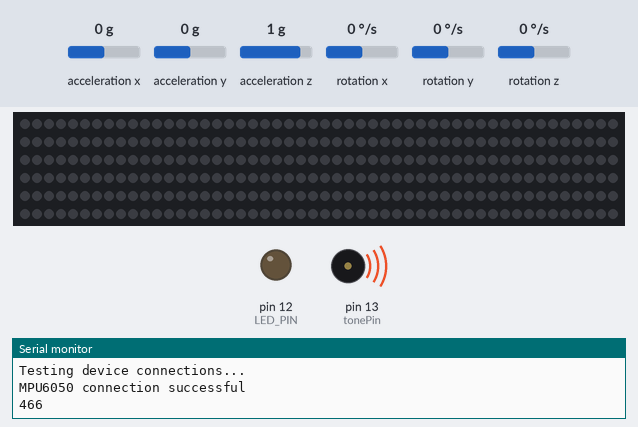
This sketch was run on a simulated Arduino Uno, built with avr-gcc and run on an emulated ATmega328P. Parts: 300 RGB LEDs in strip order, left to right, continuing on the next row, output pins drawn as LEDs (lit = HIGH), buzzer (waves = sounding), the last lines printed to the serial monitor. Inputs (shaded band) come from the test bench; at power-on: acceleration x 0 g, acceleration y 0 g, acceleration z 1 g, rotation x 0 °/s, rotation y 0 °/s, rotation z 0 °/s. Dim RGB values are drawn brighter than linear; the strip is taken to match the declared colour order.

Above: at 0.1 s.
At 7.3 s:
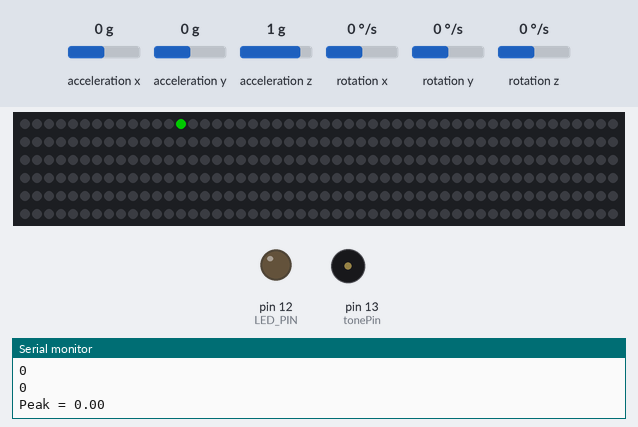
Timing chart, 0 to 8.8 s (numbered marks = the images above):
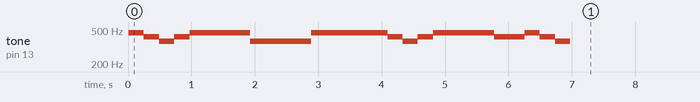

The sketch:

PianoPlayingAssistor.ino
```cpp
// A fun sketch to demonstrate the use of the tone() function written by Brett Hagman.

// This plays RTTTL (RingTone Text Transfer Language) songs using the
// now built-in tone() command in Wiring and Arduino.
// Written by Brett Hagman
// http://www.roguerobotics.com/

// To play the output on a small speaker (i.e. 8 Ohms or higher), simply use
// a 1K Ohm resistor from the output pin to the speaker, and connect the other
// side of the speaker to ground.

// You can get more RTTTL songs from
// http://code.google.com/p/rogue-code/wiki/ToneLibraryDocumentation

//const int tonePin = 27;  // for rEDI board

#include "I2Cdev.h"
#include "MPU6050.h"
#include "arduinoFFT.h"
#include <Adafruit_NeoPixel.h>

#ifdef __AVR__
  #include <avr/power.h>
#endif

#if I2CDEV_IMPLEMENTATION == I2CDEV_ARDUINO_WIRE
  #include "Wire.h"
#endif

MPU6050 accelgyro;

int16_t ax, ay, az;


const int tonePin = 13;  // arbitrary for arduino boards, set this to whatever you want

#define OCTAVE_OFFSET 0
#define SONGLENGTH    36
#define PIN 6
#define NUMPIXELS 300
#define OUTPUT_READABLE_ACCELGYRO

#define SAMPLES 64              //Must be a power of 2
#define SAMPLING_FREQUENCY 1000 //Hz, must be less than 10000 due to ADC
arduinoFFT FFT = arduinoFFT();

unsigned int sampling_period_us;
unsigned long microseconds;

double vReal[SAMPLES];
double vImag[SAMPLES];

#define LED_PIN 12
bool blinkState = false;

Adafruit_NeoPixel pixels = Adafruit_NeoPixel(NUMPIXELS, PIN, NEO_RGBW + NEO_KHZ800);
int DelayVal = 500;


// These values can also be found as constants in the Tone library (Tone.h)
int notes[] = { 0,
262, 277, 294, 311, 330, 349, 370, 392, 415, 440, 466, 494,
523, 554, 587, 622, 659, 698, 740, 784, 831, 880, 932, 988,
1047, 1109, 1175, 1245, 1319, 1397, 1480, 1568, 1661, 1760, 1865, 1976,
2093, 2217, 2349, 2489, 2637, 2794, 2960, 3136, 3322, 3520, 3729, 3951
};
int playNote[SONGLENGTH];
int i=0;


//char *song = "The Simpsons:d=4,o=5,b=160:c.6,e6,f#6,8a6,g.6,e6,c6,8a,8f#,8f#,8f#,2g,8p,8p,8f#,8f#,8f#,8g,a#.,8c6,8c6,8c6,c6";
//char *song = "Indiana:d=4,o=5,b=250:e,8p,8f,8g,8p,1c6,8p.,d,8p,8e,1f,p.,g,8p,8a,8b,8p,1f6,p,a,8p,8b,2c6,2d6,2e6,e,8p,8f,8g,8p,1c6,p,d6,8p,8e6,1f.6,g,8p,8g,e.6,8p,d6,8p,8g,e.6,8p,d6,8p,8g,f.6,8p,e6,8p,8d6,2c6";
//char *song = "TakeOnMe:d=4,o=4,b=160:8f#5,8f#5,8f#5,8d5,8p,8b,8p,8e5,8p,8e5,8p,8e5,8g#5,8g#5,8a5,8b5,8a5,8a5,8a5,8e5,8p,8d5,8p,8f#5,8p,8f#5,8p,8f#5,8e5,8e5,8f#5,8e5,8f#5,8f#5,8f#5,8d5,8p,8b,8p,8e5,8p,8e5,8p,8e5,8g#5,8g#5,8a5,8b5,8a5,8a5,8a5,8e5,8p,8d5,8p,8f#5,8p,8f#5,8p,8f#5,8e5,8e5";
//char *song = "Entertainer:d=4,o=5,b=140:8d,8d#,8e,c6,8e,c6,8e,2c.6,8c6,8d6,8d#6,8e6,8c6,8d6,e6,8b,d6,2c6,p,8d,8d#,8e,c6,8e,c6,8e,2c.6,8p,8a,8g,8f#,8a,8c6,e6,8d6,8c6,8a,2d6";
//char *song = "Muppets:d=4,o=5,b=250:c6,c6,a,b,8a,b,g,p,c6,c6,a,8b,8a,8p,g.,p,e,e,g,f,8e,f,8c6,8c,8d,e,8e,8e,8p,8e,g,2p,c6,c6,a,b,8a,b,g,p,c6,c6,a,8b,a,g.,p,e,e,g,f,8e,f,8c6,8c,8d,e,8e,d,8d,c";
//char *song = "Xfiles:d=4,o=5,b=125:e,b,a,b,d6,2b.,1p,e,b,a,b,e6,2b.,1p,g6,f#6,e6,d6,e6,2b.,1p,g6,f#6,e6,d6,f#6,2b.,1p,e,b,a,b,d6,2b.,1p,e,b,a,b,e6,2b.,1p,e6,2b.";
//char *song = "Looney:d=4,o=5,b=140:32p,c6,8f6,8e6,8d6,8c6,a.,8c6,8f6,8e6,8d6,8d#6,e.6,8e6,8e6,8c6,8d6,8c6,8e6,8c6,8d6,8a,8c6,8g,8a#,8a,8f";
//char *song = "20thCenFox:d=16,o=5,b=140:b,8p,b,b,2b,p,c6,32p,b,32p,c6,32p,b,32p,c6,32p,b,8p,b,b,b,32p,b,32p,b,32p,b,32p,b,32p,b,32p,b,32p,g#,32p,a,32p,b,8p,b,b,2b,4p,8e,8g#,8b,1c#6,8f#,8a,8c#6,1e6,8a,8c#6,8e6,1e6,8b,8g#,8a,2b";
//char *song = "Bond:d=4,o=5,b=80:32p,16c#6,32d#6,32d#6,16d#6,8d#6,16c#6,16c#6,16c#6,16c#6,32e6,32e6,16e6,8e6,16d#6,16d#6,16d#6,16c#6,32d#6,32d#6,16d#6,8d#6,16c#6,16c#6,16c#6,16c#6,32e6,32e6,16e6,8e6,16d#6,16d6,16c#6,16c#7,c.7,16g#6,16f#6,g#.6";
//char *song = "MASH:d=8,o=5,b=140:4a,4g,f#,g,p,f#,p,g,p,f#,p,2e.,p,f#,e,4f#,e,f#,p,e,p,4d.,p,f#,4e,d,e,p,d,p,e,p,d,p,2c#.,p,d,c#,4d,c#,d,p,e,p,4f#,p,a,p,4b,a,b,p,a,p,b,p,2a.,4p,a,b,a,4b,a,b,p,2a.,a,4f#,a,b,p,d6,p,4e.6,d6,b,p,a,p,2b";
//char *song = "StarWars:d=4,o=5,b=45:32p,32f#,32f#,32f#,8b.,8f#.6,32e6,32d#6,32c#6,8b.6,16f#.6,32e6,32d#6,32c#6,8b.6,16f#.6,32e6,32d#6,32e6,8c#.6,32f#,32f#,32f#,8b.,8f#.6,32e6,32d#6,32c#6,8b.6,16f#.6,32e6,32d#6,32c#6,8b.6,16f#.6,32e6,32d#6,32e6,8c#6";
//char *song = "GoodBad:d=4,o=5,b=56:32p,32a#,32d#6,32a#,32d#6,8a#.,16f#.,16g#.,d#,32a#,32d#6,32a#,32d#6,8a#.,16f#.,16g#.,c#6,32a#,32d#6,32a#,32d#6,8a#.,16f#.,32f.,32d#.,c#,32a#,32d#6,32a#,32d#6,8a#.,16g#.,d#";
//char *song = "TopGun:d=4,o=4,b=31:32p,16c#,16g#,16g#,32f#,32f,32f#,32f,16d#,16d#,32c#,32d#,16f,32d#,32f,16f#,32f,32c#,16f,d#,16c#,16g#,16g#,32f#,32f,32f#,32f,16d#,16d#,32c#,32d#,16f,32d#,32f,16f#,32f,32c#,g#";
//char *song = "A-Team:d=8,o=5,b=125:4d#6,a#,2d#6,16p,g#,4a#,4d#.,p,16g,16a#,d#6,a#,f6,2d#6,16p,c#.6,16c6,16a#,g#.,2a#";
//char *song = "Flinstones:d=4,o=5,b=40:32p,16f6,16a#,16a#6,32g6,16f6,16a#.,16f6,32d#6,32d6,32d6,32d#6,32f6,16a#,16c6,d6,16f6,16a#.,16a#6,32g6,16f6,16a#.,32f6,32f6,32d#6,32d6,32d6,32d#6,32f6,16a#,16c6,a#,16a6,16d.6,16a#6,32a6,32a6,32g6,32f#6,32a6,8g6,16g6,16c.6,32a6,32a6,32g6,32g6,32f6,32e6,32g6,8f6,16f6,16a#.,16a#6,32g6,16f6,16a#.,16f6,32d#6,32d6,32d6,32d#6,32f6,16a#,16c.6,32d6,32d#6,32f6,16a#,16c.6,32d6,32d#6,32f6,16a#6,16c7,8a#.6";
//char *song = "Jeopardy:d=4,o=6,b=125:c,f,c,f5,c,f,2c,c,f,c,f,a.,8g,8f,8e,8d,8c#,c,f,c,f5,c,f,2c,f.,8d,c,a#5,a5,g5,f5,p,d#,g#,d#,g#5,d#,g#,2d#,d#,g#,d#,g#,c.7,8a#,8g#,8g,8f,8e,d#,g#,d#,g#5,d#,g#,2d#,g#.,8f,d#,c#,c,p,a#5,p,g#.5,d#,g#";
//char *song = "Gadget:d=16,o=5,b=50:32d#,32f,32f#,32g#,a#,f#,a,f,g#,f#,32d#,32f,32f#,32g#,a#,d#6,4d6,32d#,32f,32f#,32g#,a#,f#,a,f,g#,f#,8d#";
//char *song = "Smurfs:d=32,o=5,b=200:4c#6,16p,4f#6,p,16c#6,p,8d#6,p,8b,p,4g#,16p,4c#6,p,16a#,p,8f#,p,8a#,p,4g#,4p,g#,p,a#,p,b,p,c6,p,4c#6,16p,4f#6,p,16c#6,p,8d#6,p,8b,p,4g#,16p,4c#6,p,16a#,p,8b,p,8f,p,4f#";
//char *song = "MahnaMahna:d=16,o=6,b=125:c#,c.,b5,8a#.5,8f.,4g#,a#,g.,4d#,8p,c#,c.,b5,8a#.5,8f.,g#.,8a#.,4g,8p,c#,c.,b5,8a#.5,8f.,4g#,f,g.,8d#.,f,g.,8d#.,f,8g,8d#.,f,8g,d#,8c,a#5,8d#.,8d#.,4d#,8d#.";
//char *song = "LeisureSuit:d=16,o=6,b=56:f.5,f#.5,g.5,g#5,32a#5,f5,g#.5,a#.5,32f5,g#5,32a#5,g#5,8c#.,a#5,32c#,a5,a#.5,c#.,32a5,a#5,32c#,d#,8e,c#.,f.,f.,f.,f.,f,32e,d#,8d,a#.5,e,32f,e,32f,c#,d#.,c#";
//char *song = "MissionImp:d=16,o=6,b=95:32d,32d#,32d,32d#,32d,32d#,32d,32d#,32d,32d,32d#,32e,32f,32f#,32g,g,8p,g,8p,a#,p,c7,p,g,8p,g,8p,f,p,f#,p,g,8p,g,8p,a#,p,c7,p,g,8p,g,8p,f,p,f#,p,a#,g,2d,32p,a#,g,2c#,32p,a#,g,2c,a#5,8c,2p,32p,a#5,g5,2f#,32p,a#5,g5,2f,32p,a#5,g5,2e,d#,8d";
//char *song = "SweetChildOMine:d=4,o=6,b=225:d5,d,a5,g5,g,a5,f_,d5,d,a5,g5,g,a5,f_,a5,e5,d,a5,g,a5,f_,a5,e5,d,a5,g5,g,a5,f_,a5,f_,a5,e5,d,a5,g5,g,a5,f_,a5";
//char *song = "LilJon:d=4,o=6,b=100:16b5,16c,p,16b5,16c,p,16c,16c_,8p,16c_,16d_,p,16c_,16d_,p,16d_,8e.,16b5,16c,p,16b5,16c,p,16c,16c_,8p,16c_,16d_,p,16c_,16d_,p,16d_,8e.,8c.,8c.,8c,p,c_,8d_.,8d_.,8d_,p,c_";
//char *song = "TotoAfr:d=4,o=6,b=90:16c5,16p,16d_,16d_,8d_,16d_,16d_,16g_5,8d_,16d_,16g_5,8d_,16d_,16d_5,16p,8d_,8d_,16d,d,16p,16a_5,16p,8p,16c5,16p,16d_,16d_,8d_,16d_,16d_,16g_5,8d_,16d_,16g_5,8d_,16d_,8d_,8d_,8d_,16d,d,16p,16a_5,16p,8p,16c5,16p,16d_,16d_,8d_,16d_,16d_,16g_5,8d_.,16g_5,16p,8d_,d_,16d_5,16p,16d_,2d,a_5,16c5,16p,16d_,16d_,16d_,8d_,16d_,16g_5,8d_,16d_,16g_5,8d_,16d_,16d_5,8d_,16d_,16d_5,8d_,d,8p,16c,8a_5,d,16a_5,16d_,8d,2c";
//char *song = "TwinkleTwinkle:d=4,o=4,b=120:c,c,g,g,a,a,2g,f,f,e,e,d,d,2c,g,g,f,f,e,e,2d,g,g,f,f,e,e,2d,c,c,g,g,a,a,2g,f,f,e,e,d,d,1c,q";
char *song = "marrylamb:d=4,o=4,b=250:a#,g#,f#,g#,a#,a#,2a#,f#,f#,2f#,a#,a#,2a#,a#,g#,f#,g#,a#,a#,a#,a#,g#,g#,a#,g#,f#";

int get_freq(void)
{
  long int tstart = micros();


  for(int j = 0; j<SAMPLES; j++)
  {
    // read raw accel/gyro measurements from device
    //accelgyro.getMotion6(&ax, &ay, &az, &gx, &gy, &gz);

    // these methods (and a few others) are also available

    accelgyro.getAcceleration(&ax, &ay, &az);
    //accelgyro.getRotation(&gx, &gy, &gz);

    #ifdef OUTPUT_READABLE_ACCELGYRO
        // display tab-separated accel/gyro x/y/z values

        /*Serial.print("a/g:\t");
        Serial.print(ax); Serial.print("\t");
        Serial.print(ay); Serial.print("\t");
        Serial.println(az); */

       /*Serial.print("\t");
       Serial.print(gx); Serial.print("\t");
       Serial.print(gy); Serial.print("\t");
       Serial.println(gz);*/

        vReal[j] = az;
        vImag[j] = 0;

        //at = ((ax*ax) + (ay*ay) + (az*az));
        //Serial.println(at);

    #endif

    #ifdef OUTPUT_BINARY_ACCELGYRO
        Serial.write((uint8_t)(ax >> 8)); Serial.write((uint8_t)(ax & 0xFF));
        Serial.write((uint8_t)(ay >> 8)); Serial.write((uint8_t)(ay & 0xFF));
        Serial.write((uint8_t)(az >> 8)); Serial.write((uint8_t)(az & 0xFF));
        //Serial.write((uint8_t)(gx >> 8)); Serial.write((uint8_t)(gx & 0xFF));
        //Serial.write((uint8_t)(gy >> 8)); Serial.write((uint8_t)(gy & 0xFF));
        //Serial.write((uint8_t)(gz >> 8)); Serial.write((uint8_t)(gz & 0xFF));
    #endif

    // blink LED to indicate activity
    //blinkState = !blinkState;
    //digitalWrite(LED_PIN, blinkState);

  }

   long int tend = micros();
   //long int time = tend - tstart;
   long int freq = round(1000000 / ((tend - tstart) / SAMPLES));  // and then we freq it!!

   FFT.Windowing(vReal, SAMPLES, FFT_WIN_TYP_HAMMING, FFT_FORWARD);
   FFT.Compute(vReal, vImag, SAMPLES, FFT_FORWARD);
   FFT.ComplexToMagnitude(vReal, vImag, SAMPLES);

   double peak = FFT.MajorPeak(vReal, SAMPLES, freq);
  Serial.print("Peak = "); Serial.println(peak);
//  Serial.print("Freq = ");Serial.println(freq);
  return (int) peak;
}


void play_rtttl(char *p)
{
  // Absolutely no error checking in here

  byte default_dur = 4;
  byte default_oct = 6;
  int bpm = 63;
  int num;
  long wholenote;
  long duration;
  byte note;
  byte scale;

  // format: d=N,o=N,b=NNN:
  // find the start (skip name, etc)

  while(*p != ':') p++;    // ignore name
  p++;                     // skip ':'

  // get default duration
  if(*p == 'd')
  {
    p++; p++;              // skip "d="
    num = 0;
    while(isdigit(*p))
    {
      num = (num * 10) + (*p++ - '0');
    }
    if(num > 0) default_dur = num;
    p++;                   // skip comma
  }

//  Serial.print("ddur: "); Serial.println(default_dur, 10);

  // get default octave
  if(*p == 'o')
  {
    p++; p++;              // skip "o="
    num = *p++ - '0';
    if(num >= 3 && num <=7) default_oct = num;
    p++;                   // skip comma
  }

  //Serial.print("doct: "); Serial.println(default_oct, 10);

  // get BPM
  if(*p == 'b')
  {
    p++; p++;              // skip "b="
    num = 0;
    while(isdigit(*p))
    {
      num = (num * 10) + (*p++ - '0');
    }
    bpm = num;
    p++;                   // skip colon
  }

  //Serial.print("bpm: "); Serial.println(bpm, 10);

  // BPM usually expresses the number of quarter notes per minute
  wholenote = (60 * 1000L / bpm) * 4;  // this is the time for whole note (in milliseconds)

  //Serial.print("wn: "); Serial.println(wholenote, 10);


  // now begin note loop
  while(*p)
  {
    // first, get note duration, if available
    num = 0;
    while(isdigit(*p))
    {
      num = (num * 10) + (*p++ - '0');
    }

    if(num) duration = wholenote / num;
    else duration = wholenote / default_dur;  // we will need to check if we are a dotted note after

    // now get the note
    note = 0;

    switch(*p)
    {
      case 'c':
        note = 1;
        break;
      case 'd':
        note = 3;
        break;
      case 'e':
        note = 5;
        break;
      case 'f':
        note = 6;
        break;
      case 'g':
        note = 8;
        break;
      case 'a':
        note = 10;
        break;
      case 'b':
        note = 12;
        break;
      case 'p':
      default:
        note = 0;
    }
    p++;

    // now, get optional '#' sharp
    if(*p == '#')
    {
      note++;
      p++;
    }

    // now, get optional '.' dotted note
    if(*p == '.')
    {
      duration += duration/2;
      p++;
    }

    // now, get scale
    if(isdigit(*p))
    {
      scale = *p - '0';
      p++;
    }
    else
    {
      scale = default_oct;
    }

    scale += OCTAVE_OFFSET;

    if(*p == ',')
      p++;       // skip comma for next note (or we may be at the end)

    // now play the note

    if(note)
    {
    //  Serial.print("Playing: ");
    //  Serial.print(scale, 10); Serial.print(' ');
    //  Serial.print(note, 10); Serial.print(" (");
      Serial.println(notes[(scale - 4) * 12 + note], 10);
      playNote[i]=(notes[(scale - 4) * 12 + note]);
    //  Serial.print(") ");
    //  Serial.println(duration, 10);
     i++;
      tone(tonePin, notes[(scale - 4) * 12 + note]);
      delay(duration);
      noTone(tonePin);
    }
    else
    {
    //  Serial.print("Pausing: ");
    //  Serial.println(duration, 10);
      delay(duration);
    }
  }

}

void setup(void)
{
  // join I2C bus (I2Cdev library doesn't do this automatically)
    #if I2CDEV_IMPLEMENTATION == I2CDEV_ARDUINO_WIRE
        Wire.begin();
    #elif I2CDEV_IMPLEMENTATION == I2CDEV_BUILTIN_FASTWIRE
        Fastwire::setup(400, true);
    #endif

    // This is for Trinket 5V 16MHz, you can remove these three lines if you are not using a Trinket
  #if defined (__AVR_ATtiny85__)
    if (F_CPU == 16000000) clock_prescale_set(clock_div_1);
  #endif
    // End of trinket special code

    pixels.begin(); // This initializes the NeoPixel library.


    // initialize serial communication
    // (38400 chosen because it works as well at 8MHz as it does at 16MHz, but
    // it's really up to you depending on your project)
    Serial.begin(38400);

    // initialize device
    Serial.println("Initializing I2C devices...");
    accelgyro.initialize();

    // verify connection
    Serial.println("Testing device connections...");
    Serial.println(accelgyro.testConnection() ? "MPU6050 connection successful" : "MPU6050 connection failed");

    // configure Arduino LED for
    pinMode(LED_PIN, OUTPUT);

    sampling_period_us = round(1000000*(1.0/SAMPLING_FREQUENCY));

  play_rtttl(song);
  Serial.println("Done.");

  for (i=0; i < 36; i++)
  {
    Serial.println(playNote[i]);
  }

}

#define isdigit(n) (n >= '0' && n <= '9')

int ALLoctaveFreq[] = {220,  233,   246,  261,  277,  293,  311,  329,  349,  369,  391,   415,
                       440,  466,   493,  523,  554,  587,  622,  659,  698,  739,  783,   830};  //fifth octave

int TheSong[] = {466,415,369,415,466,466,466,369,369,369,466,466,466,466,415,369,415,466,466,466,466,415,415,466,415,369};

int SongTest[] = {587,622,659,1047,659,1047,659,1047,1047,1175,1245,1319,1047,1175,1319,988,1175,1047,587,622,659,1047,659,1047,659,1047,880,784,740,880,1047,1319,1175,1047,880,1175};

//an array of readings that will be replaced by the acceleramtor data
int readings[] = {0,0,0,0,466,0,0,415,370,0,415,0,466,0,0,0,466,466,0,0,370,0,370,0,370,0,466,0,466,0,466,0,466,0,415,0,370,0,415,0,466,0,466,0,466,0,466,0,415,0,415,0,466,0,415,0,370,0,0,0,0,0,0,0,0};

//struct of map the frequency to the pixel of the strip
struct Map
{
  int frequency;
  int pixel;
};

//struct to map the queue of note frequencies to
struct Song
{
  int note_freq;
  int associated_pixel;
};

void loop(void)
{


int NumbNotesLength = (sizeof(ALLoctaveFreq)/sizeof(int));

int i = 0;
struct Map TheMap[NumbNotesLength];

while(i < NumbNotesLength)
{
  TheMap[i].frequency = ALLoctaveFreq[i];
  TheMap[i].pixel = i;
  i++;
}

  i = 0;

  int z = 0;

int song_length = (sizeof(TheSong)/sizeof(int));

struct Song SongNotes[song_length];

for(z = 0; z < song_length; z++)
{
  //inserts the frequency assoicated to the first note (increments through the list
  SongNotes[z].note_freq = TheSong[z];

  //traverses through all of the frequency to find the pixel associated with it (brute force method)
  for(i = 0; i < NumbNotesLength; i++)
  {

    if(SongNotes[z].note_freq == TheMap[i].frequency)
    {
      //inserts to the pixel that is associated to the frequency
      SongNotes[z].associated_pixel = TheMap[i].pixel;
    }
  }
}

z = 0;
i = 0;

int pixel_location = SongNotes[z].associated_pixel;

//sets the the frequency we will need based on the first note
int freq_need = SongNotes[z].note_freq;

//setst the beginning of the values we will read in (replace with accelleremator)
//int freq_read = readings[i];
int freq_read = get_freq();

//shows the first pixel via red
pixels.setPixelColor(pixel_location,pixels.Color(0,100,0));
pixels.show();
delay(DelayVal);

//variables used for the upper and lower boundary
int UpperBoundary;
int LowerBoundary;
int BoundaryRadii = 30;

int f = 0;
//traverses through the song - infinte
while(1)
{

  //traverses through song based on the note associated with the z variable
  while(f <= song_length)
  {
    UpperBoundary = freq_need + BoundaryRadii;
    LowerBoundary = freq_need - BoundaryRadii;
  //  Serial.print("freq_need = "); Serial.println(freq_need);
  //  Serial.print("UpperBoundary = "); Serial.println(UpperBoundary);
  //  Serial.print("LowerBoundary = "); Serial.println(LowerBoundary);
  //  Serial.print("freq_read = "); Serial.println(freq_read);
  //  Serial.print("f = "); Serial.println(f);
  //  f--;

    //read in variable and compare to the needed
    if((LowerBoundary <= freq_read) && (freq_read <= UpperBoundary))
    {
      delay(50);
      //recheck the freq read
      freq_read = get_freq();
      if((LowerBoundary <= freq_read) && (freq_read <= UpperBoundary))
      {
        //sets the pixel currently active to clear
        pixels.setPixelColor(pixel_location, pixels.Color(0,0,0));
        //pixels.show();
       // delay(200);

        //increments to the next note
        f++;

        //ensures that we do not go over the length of the song
        if(f < song_length)
        {
          pixel_location = SongNotes[f].associated_pixel;
          pixels.setPixelColor(pixel_location,pixels.Color(0,0,100));
          pixels.show();
          freq_need = SongNotes[f].note_freq;
        }
        //ensures that the looping variable does not satisfy the nested while parameter
        else
        {
         f += 2;
        }
      }
    }

    //increments the variable that will read our value
    delay(DelayVal);
    freq_read = get_freq();
  }

  //clears the strip of lights
  for(int n = 0; n < NUMPIXELS; n++)
  {
    pixels.setPixelColor(n,pixels.Color(0,0,0));
  }
  pixels.show();
  delay(5000);
  //resets the looping variable associated with z
  f = 0;

  //resets the freq needed to read in to the first note of the song
  //signify the first note by teh color red
  pixel_location = SongNotes[z].associated_pixel;
  pixels.setPixelColor(pixel_location,pixels.Color(0,100,0));
  freq_need = SongNotes[f].note_freq;

  //resets the variable to read in our "readings" will chnage once accelleremator is in place
  //i = 0;
  freq_read = get_freq();
  pixels.show();
  delay(DelayVal);
  //up above sets up the beginning of the song and we are able to play it again
}


}
```
